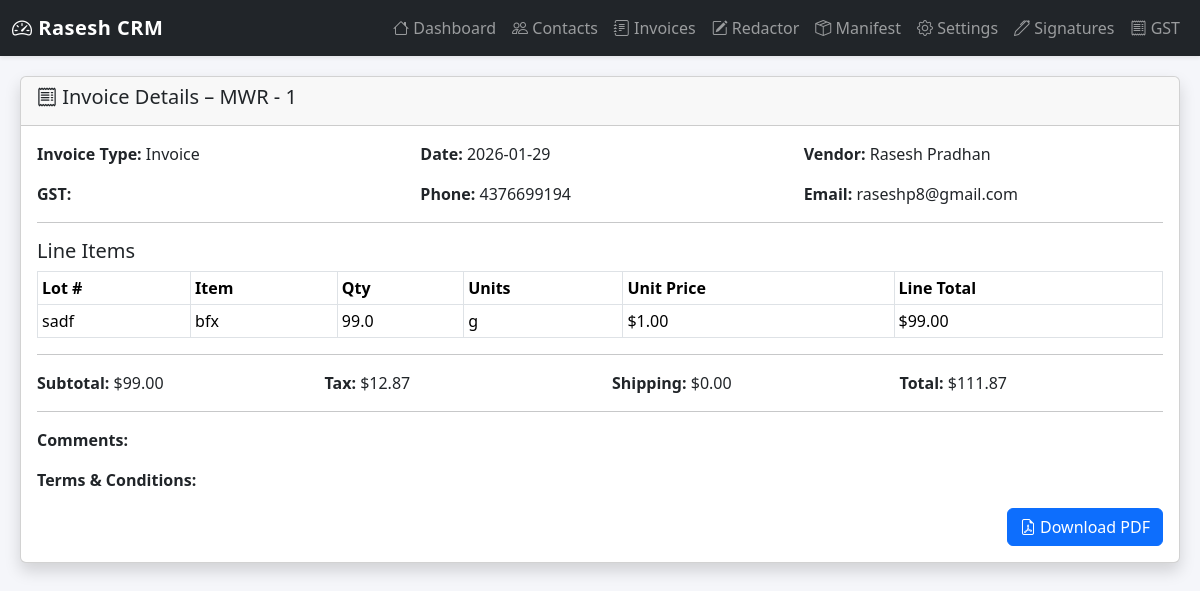
The app's page /invoice/view/8 with its own data.
### tables this page shows
CREATE TABLE invoices (
                id INTEGER PRIMARY KEY AUTOINCREMENT,
                num TEXT,
                date TEXT,
                vendor_id INTEGER,
                invoice_type TEXT,
                comments TEXT,
                terms_conditions TEXT,
                sig_id INTEGER,
                ship_cost REAL,
                tax_rate REAL,
                tax REAL,
                subtotal REAL,
                total REAL,
                pdf TEXT, gst_number TEXT, ship_method TEXT, ship_terms TEXT, delivery_date TEXT, template TEXT, id_invoice TEXT, status_invoice TEXT, discount_invoice REAL, currency_invoice TEXT, exchange_rate_invoice REAL, deposit_invoice REAL, due_date_invoice TEXT, payment_terms_invoice TEXT, late_fee_invoice REAL, total_before_tax_invoice REAL, total_after_tax_invoice REAL, balance_due_invoice REAL, client_id_invoice INTEGER, contact_id_invoice INTEGER, recurring_interval_invoice TEXT, next_invoice_date_invoice TEXT,
                FOREIGN KEY(vendor_id) REFERENCES vendors(id)
            );

CREATE TABLE vendors (
                id INTEGER PRIMARY KEY AUTOINCREMENT,
                name TEXT,
                gst_number TEXT,
                address TEXT,
                phone TEXT,
                email TEXT
            );

CREATE TABLE invoice_items (
                id INTEGER PRIMARY KEY AUTOINCREMENT,
                invoice_id INTEGER,
                lot_number TEXT,
                item TEXT,
                qty REAL,
                units TEXT,
                unit_price REAL,
                line_total REAL, invoice_item_id TEXT, line_total_invoice REAL, inventory_item_id_invoice INTEGER,
                FOREIGN KEY(invoice_id) REFERENCES invoices(id)
            );

### app/invoice_routes.py (the view)
@invoice_routes_bp.route("/view/<int:invoice_id>")
def invoice_view(invoice_id):
    with get_conn() as conn:
        invoice = conn.execute(
            "SELECT * FROM invoices WHERE id=?",
            (invoice_id,)
        ).fetchone()
        if not invoice:
            return "Invoice not found", 404
        vendor = conn.execute(
            "SELECT * FROM vendors WHERE id=?",
            (invoice["vendor_id"],)
        ).fetchone()
        items = conn.execute(
            """
            SELECT lot_number, item, qty, units, unit_price, line_total
            FROM invoice_items
            WHERE invoice_id=?
            """,
            (invoice_id,)
        ).fetchall()
    return render_template(
        "invoice/view.html",
        invoice=invoice,
        vendor=vendor,
        items=items
    )

### app/invoice_routes.py (called while the page is built)
def get_conn():
    db_path = current_app.config["DATABASE"]
    conn = sqlite3.connect(db_path)
    conn.row_factory = sqlite3.Row
    return conn

### templates/invoice/view.html (shortened to what this page needs)
{% extends 'base.html' %}
{% block content %}
<div class="card shadow">
  <div class="card-header">
    <h5><i class="bi bi-receipt"></i> Invoice Details – {{ invoice.num }}</h5>
  </div>
  <div class="card-body">
    <div class="row mb-3">
      <div class="col-md-4"><b>Invoice Type:</b> {{ invoice.invoice_type }}</div>
      <div class="col-md-4"><b>Date:</b> {{ invoice.date }}</div>
      <div class="col-md-4"><b>Vendor:</b> {{ vendor.name }}</div>
    </div>
    <div class="row mb-3">
      <div class="col-md-4"><b>GST:</b> {{ vendor.gst_number }}</div>
      <div class="col-md-4"><b>Phone:</b> {{ vendor.phone }}</div>
      <div class="col-md-4"><b>Email:</b> {{ vendor.email }}</div>
    </div>
    <hr>
    <h5>Line Items</h5>
    <table class="table table-sm table-bordered">
      <thead>
        <tr>
          <th>Lot #</th>
          <th>Item</th>
          <th>Qty</th>
          <th>Units</th>
          <th>Unit Price</th>
          <th>Line Total</th>
        </tr>
      </thead>
      <tbody>
        {% for it in items %}
        <tr>
          <td>{{ it.lot_number }}</td>
          <td>{{ it.item }}</td>
          <td>{{ it.qty }}</td>
          <td>{{ it.units }}</td>
          <td>${{ "%.2f"|format(it.unit_price) }}</td>
          <td>${{ "%.2f"|format(it.line_total) }}</td>
        </tr>
        {% endfor %}
      </tbody>
    </table>
    <hr>
    <div class="row mb-3">
      <div class="col-md-3"><b>Subtotal:</b> ${{ "%.2f"|format(invoice.subtotal) }}</div>
      <div class="col-md-3"><b>Tax:</b> ${{ "%.2f"|format(invoice.tax) }}</div>
      <div class="col-md-3"><b>Shipping:</b> ${{ "%.2f"|format(invoice.ship_cost) }}</div>
      <div class="col-md-3"><b>Total:</b> ${{ "%.2f"|format(invoice.total) }}</div>
    </div>
    <hr>
    <div class="mb-3">
      <b>Comments:</b><br>
    </div>
    <div class="mb-3">
      <b>Terms & Conditions:</b><br>
    </div>
    <div class="text-end">
      {% if invoice.pdf %}
      <a href="{{ url_for('invoice_routes.invoice_download', filename=invoice.pdf) }}"
         class="btn btn-primary">
        <i class="bi bi-file-earmark-pdf"></i> Download PDF
      </a>
      {% endif %}
    </div>
  </div>
</div>
{% endblock %}

### templates/base.html (style rules this page uses)
body { background-color: #f5f6fa; }

### records on screen
invoices: num "MWR - 1", invoice_type "Invoice", date "2026-01-29", subtotal "99.00", tax "12.87", ship_cost "0.00", total "111.87"
vendors: name "Rasesh Pradhan", phone "4376699194", email "raseshp8@gmail.com"
invoice_items: lot_number "sadf", item "bfx", qty "99.0", units "g", unit_price "1.00", line_total "99.00"
